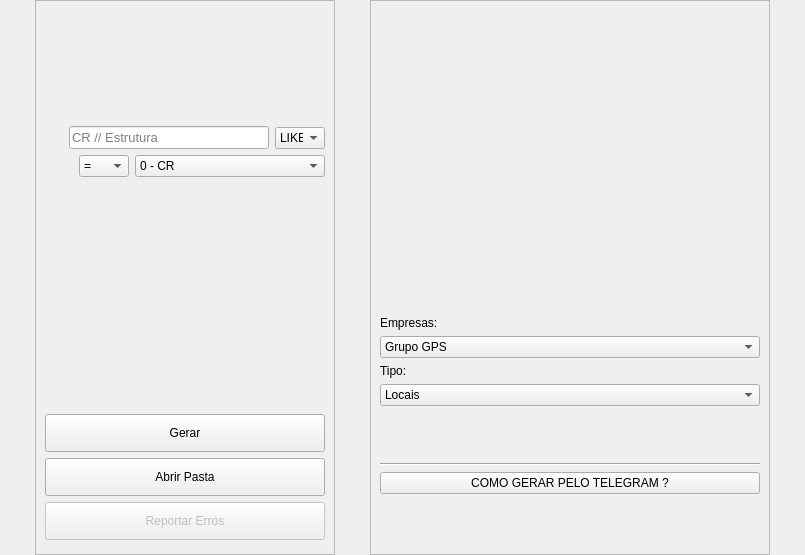
<?xml version="1.0" encoding="UTF-8"?>
<ui version="4.0">
 <class>MainWindow</class>
 <widget class="QMainWindow" name="MainWindow">
  <property name="geometry">
   <rect>
    <x>0</x>
    <y>0</y>
    <width>805</width>
    <height>555</height>
   </rect>
  </property>
  <property name="windowTitle">
   <string>Gerador QR</string>
  </property>
  <property name="windowIcon">
   <iconset>
    <normaloff>../img/icon.ico</normaloff>../img/icon.ico</iconset>
  </property>
  <property name="documentMode">
   <bool>false</bool>
  </property>
  <property name="tabShape">
   <enum>QTabWidget::Triangular</enum>
  </property>
  <widget class="QWidget" name="centralwidget">
   <layout class="QHBoxLayout" name="horizontalLayout">
    <property name="spacing">
     <number>0</number>
    </property>
    <property name="leftMargin">
     <number>0</number>
    </property>
    <property name="topMargin">
     <number>0</number>
    </property>
    <property name="rightMargin">
     <number>0</number>
    </property>
    <property name="bottomMargin">
     <number>0</number>
    </property>
    <item>
     <widget class="QFrame" name="frame">
      <property name="minimumSize">
       <size>
        <width>300</width>
        <height>0</height>
       </size>
      </property>
      <property name="maximumSize">
       <size>
        <width>300</width>
        <height>16777215</height>
       </size>
      </property>
      <property name="styleSheet">
       <string notr="true">QPushButton{
height: 30px;
}
QPushButton:hover{
background: #333;
color: white;
}
</string>
      </property>
      <property name="frameShape">
       <enum>QFrame::StyledPanel</enum>
      </property>
      <property name="frameShadow">
       <enum>QFrame::Raised</enum>
      </property>
      <layout class="QVBoxLayout" name="verticalLayout">
       <item>
        <spacer name="verticalSpacer_3">
         <property name="orientation">
          <enum>Qt::Vertical</enum>
         </property>
         <property name="sizeHint" stdset="0">
          <size>
           <width>20</width>
           <height>40</height>
          </size>
         </property>
        </spacer>
       </item>
       <item alignment="Qt::AlignHCenter">
        <widget class="QLabel" name="label_2">
         <property name="minimumSize">
          <size>
           <width>100</width>
           <height>100</height>
          </size>
         </property>
         <property name="maximumSize">
          <size>
           <width>100</width>
           <height>100</height>
          </size>
         </property>
         <property name="text">
          <string/>
         </property>
         <property name="pixmap">
          <pixmap>../img/icon.ico</pixmap>
         </property>
         <property name="scaledContents">
          <bool>true</bool>
         </property>
        </widget>
       </item>
       <item>
        <spacer name="verticalSpacer_8">
         <property name="orientation">
          <enum>Qt::Vertical</enum>
         </property>
         <property name="sizeHint" stdset="0">
          <size>
           <width>20</width>
           <height>40</height>
          </size>
         </property>
        </spacer>
       </item>
       <item>
        <layout class="QHBoxLayout" name="horizontalLayout_2">
         <item alignment="Qt::AlignTop">
          <widget class="QLabel" name="label_4">
           <property name="maximumSize">
            <size>
             <width>30</width>
             <height>30</height>
            </size>
           </property>
           <property name="text">
            <string/>
           </property>
           <property name="pixmap">
            <pixmap>../icons/icons8-companhia-50.png</pixmap>
           </property>
           <property name="scaledContents">
            <bool>true</bool>
           </property>
          </widget>
         </item>
         <item alignment="Qt::AlignBottom">
          <widget class="QLineEdit" name="entry_cr">
           <property name="maximumSize">
            <size>
             <width>200</width>
             <height>16777215</height>
            </size>
           </property>
           <property name="font">
            <font>
             <pointsize>10</pointsize>
            </font>
           </property>
           <property name="styleSheet">
            <string notr="true"/>
           </property>
           <property name="placeholderText">
            <string>CR // Estrutura</string>
           </property>
          </widget>
         </item>
         <item alignment="Qt::AlignBottom">
          <widget class="QComboBox" name="igualORlike">
           <property name="minimumSize">
            <size>
             <width>50</width>
             <height>0</height>
            </size>
           </property>
           <property name="maximumSize">
            <size>
             <width>50</width>
             <height>16777215</height>
            </size>
           </property>
           <item>
            <property name="text">
             <string>LIKE</string>
            </property>
           </item>
           <item>
            <property name="text">
             <string>=</string>
            </property>
           </item>
          </widget>
         </item>
        </layout>
       </item>
       <item>
        <layout class="QHBoxLayout" name="horizontalLayout_3">
         <item>
          <widget class="QLabel" name="label_6">
           <property name="maximumSize">
            <size>
             <width>30</width>
             <height>30</height>
            </size>
           </property>
           <property name="text">
            <string/>
           </property>
           <property name="pixmap">
            <pixmap>../icons/icons8-engrenagem-50.png</pixmap>
           </property>
           <property name="scaledContents">
            <bool>true</bool>
           </property>
          </widget>
         </item>
         <item>
          <widget class="QComboBox" name="op_nivel">
           <property name="minimumSize">
            <size>
             <width>50</width>
             <height>0</height>
            </size>
           </property>
           <property name="maximumSize">
            <size>
             <width>50</width>
             <height>16777215</height>
            </size>
           </property>
           <item>
            <property name="text">
             <string>=</string>
            </property>
           </item>
           <item>
            <property name="text">
             <string>&gt;=</string>
            </property>
           </item>
           <item>
            <property name="text">
             <string>&lt;=</string>
            </property>
           </item>
          </widget>
         </item>
         <item>
          <widget class="QComboBox" name="op_nivel2">
           <property name="minimumSize">
            <size>
             <width>190</width>
             <height>0</height>
            </size>
           </property>
           <property name="maximumSize">
            <size>
             <width>200</width>
             <height>16777215</height>
            </size>
           </property>
           <item>
            <property name="text">
             <string>0 - CR</string>
            </property>
           </item>
           <item>
            <property name="text">
             <string>1</string>
            </property>
           </item>
           <item>
            <property name="text">
             <string>2</string>
            </property>
           </item>
           <item>
            <property name="text">
             <string>3</string>
            </property>
           </item>
           <item>
            <property name="text">
             <string>4</string>
            </property>
           </item>
           <item>
            <property name="text">
             <string>5</string>
            </property>
           </item>
           <item>
            <property name="text">
             <string>6</string>
            </property>
           </item>
          </widget>
         </item>
        </layout>
       </item>
       <item>
        <spacer name="verticalSpacer_2">
         <property name="orientation">
          <enum>Qt::Vertical</enum>
         </property>
         <property name="sizeHint" stdset="0">
          <size>
           <width>20</width>
           <height>265</height>
          </size>
         </property>
        </spacer>
       </item>
       <item>
        <widget class="QPushButton" name="btn_gerar">
         <property name="text">
          <string>Gerar</string>
         </property>
         <property name="icon">
          <iconset>
           <normaloff>../icons/icons8-código-qr-50.png</normaloff>../icons/icons8-código-qr-50.png</iconset>
         </property>
         <property name="iconSize">
          <size>
           <width>30</width>
           <height>30</height>
          </size>
         </property>
         <property name="shortcut">
          <string>Return</string>
         </property>
        </widget>
       </item>
       <item>
        <widget class="QPushButton" name="btn_abrir">
         <property name="toolTip">
          <string>Ctrl + O</string>
         </property>
         <property name="text">
          <string>Abrir Pasta</string>
         </property>
         <property name="icon">
          <iconset>
           <normaloff>../icons/icons8-pasta-de-arquivo-50.png</normaloff>../icons/icons8-pasta-de-arquivo-50.png</iconset>
         </property>
         <property name="iconSize">
          <size>
           <width>30</width>
           <height>30</height>
          </size>
         </property>
         <property name="shortcut">
          <string>Ctrl+O</string>
         </property>
        </widget>
       </item>
       <item>
        <widget class="QPushButton" name="btn_github">
         <property name="enabled">
          <bool>false</bool>
         </property>
         <property name="cursor">
          <cursorShape>ForbiddenCursor</cursorShape>
         </property>
         <property name="text">
          <string>Reportar Erros</string>
         </property>
         <property name="icon">
          <iconset>
           <normaloff>../icons/icons8-github-50.png</normaloff>../icons/icons8-github-50.png</iconset>
         </property>
         <property name="iconSize">
          <size>
           <width>30</width>
           <height>30</height>
          </size>
         </property>
        </widget>
       </item>
       <item>
        <spacer name="verticalSpacer_4">
         <property name="orientation">
          <enum>Qt::Vertical</enum>
         </property>
         <property name="sizeHint" stdset="0">
          <size>
           <width>20</width>
           <height>40</height>
          </size>
         </property>
        </spacer>
       </item>
      </layout>
     </widget>
    </item>
    <item>
     <widget class="QFrame" name="frame_2">
      <property name="maximumSize">
       <size>
        <width>400</width>
        <height>16777215</height>
       </size>
      </property>
      <property name="styleSheet">
       <string notr="true"/>
      </property>
      <property name="frameShape">
       <enum>QFrame::StyledPanel</enum>
      </property>
      <property name="frameShadow">
       <enum>QFrame::Raised</enum>
      </property>
      <layout class="QVBoxLayout" name="verticalLayout_2">
       <item>
        <spacer name="verticalSpacer_5">
         <property name="orientation">
          <enum>Qt::Vertical</enum>
         </property>
         <property name="sizeType">
          <enum>QSizePolicy::Minimum</enum>
         </property>
         <property name="sizeHint" stdset="0">
          <size>
           <width>20</width>
           <height>40</height>
          </size>
         </property>
        </spacer>
       </item>
       <item alignment="Qt::AlignHCenter">
        <widget class="QLabel" name="img_molde">
         <property name="minimumSize">
          <size>
           <width>350</width>
           <height>220</height>
          </size>
         </property>
         <property name="maximumSize">
          <size>
           <width>350</width>
           <height>220</height>
          </size>
         </property>
         <property name="text">
          <string/>
         </property>
         <property name="pixmap">
          <pixmap>../cores/modeloAzul.png</pixmap>
         </property>
         <property name="scaledContents">
          <bool>true</bool>
         </property>
        </widget>
       </item>
       <item>
        <spacer name="verticalSpacer_6">
         <property name="orientation">
          <enum>Qt::Vertical</enum>
         </property>
         <property name="sizeType">
          <enum>QSizePolicy::Minimum</enum>
         </property>
         <property name="sizeHint" stdset="0">
          <size>
           <width>20</width>
           <height>40</height>
          </size>
         </property>
        </spacer>
       </item>
       <item>
        <widget class="QLabel" name="label_3">
         <property name="text">
          <string>Empresas:</string>
         </property>
        </widget>
       </item>
       <item>
        <widget class="QComboBox" name="op_empresas">
         <item>
          <property name="text">
           <string>Grupo GPS</string>
          </property>
         </item>
         <item>
          <property name="text">
           <string>Poliservice</string>
          </property>
         </item>
         <item>
          <property name="text">
           <string>TopService</string>
          </property>
         </item>
         <item>
          <property name="text">
           <string>InHaus</string>
          </property>
         </item>
        </widget>
       </item>
       <item>
        <widget class="QLabel" name="label_5">
         <property name="text">
          <string>Tipo:</string>
         </property>
        </widget>
       </item>
       <item>
        <widget class="QComboBox" name="op_tipos">
         <item>
          <property name="text">
           <string>Locais</string>
          </property>
         </item>
         <item>
          <property name="text">
           <string>Ativos</string>
          </property>
         </item>
         <item>
          <property name="text">
           <string>Ambos</string>
          </property>
         </item>
        </widget>
       </item>
       <item>
        <spacer name="verticalSpacer">
         <property name="orientation">
          <enum>Qt::Vertical</enum>
         </property>
         <property name="sizeHint" stdset="0">
          <size>
           <width>20</width>
           <height>40</height>
          </size>
         </property>
        </spacer>
       </item>
       <item>
        <widget class="Line" name="line">
         <property name="orientation">
          <enum>Qt::Horizontal</enum>
         </property>
        </widget>
       </item>
       <item>
        <widget class="QPushButton" name="btn_telegram">
         <property name="text">
          <string>COMO GERAR PELO TELEGRAM ?</string>
         </property>
         <property name="icon">
          <iconset>
           <normaloff>../icons/icons8-telegrama-50.png</normaloff>../icons/icons8-telegrama-50.png</iconset>
         </property>
         <property name="iconSize">
          <size>
           <width>30</width>
           <height>30</height>
          </size>
         </property>
        </widget>
       </item>
       <item>
        <spacer name="verticalSpacer_7">
         <property name="orientation">
          <enum>Qt::Vertical</enum>
         </property>
         <property name="sizeHint" stdset="0">
          <size>
           <width>20</width>
           <height>40</height>
          </size>
         </property>
        </spacer>
       </item>
      </layout>
     </widget>
    </item>
   </layout>
  </widget>
 </widget>
 <resources/>
 <connections/>
</ui>
